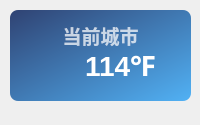
<?xml version="1.0" encoding="UTF-8"?>
<ui version="4.0">
 <class>Theme</class>
 <widget class="QWidget" name="Form">
  <property name="geometry">
   <rect>
    <x>0</x>
    <y>0</y>
    <width>200</width>
    <height>125</height>
   </rect>
  </property>
  <property name="minimumSize">
   <size>
    <width>0</width>
    <height>0</height>
   </size>
  </property>
  <property name="maximumSize">
   <size>
    <width>16777215</width>
    <height>65536</height>
   </size>
  </property>
  <property name="windowTitle">
   <string>天气</string>
  </property>
  <widget class="QLabel" name="current_city">
   <property name="geometry">
    <rect>
     <x>20</x>
     <y>20</y>
     <width>161</width>
     <height>31</height>
    </rect>
   </property>
   <property name="font">
    <font>
     <family>Microsoft YaHei UI</family>
     <pointsize>14</pointsize>
     <bold>true</bold>
    </font>
   </property>
   <property name="styleSheet">
    <string notr="true">color: rgba(255, 255, 255, 185);
font-weight: bold;</string>
   </property>
   <property name="text">
    <string>当前城市</string>
   </property>
   <property name="textFormat">
    <enum>Qt::PlainText</enum>
   </property>
   <property name="alignment">
    <set>Qt::AlignCenter</set>
   </property>
  </widget>
  <widget class="QLabel" name="backgnd">
   <property name="geometry">
    <rect>
     <x>10</x>
     <y>10</y>
     <width>181</width>
     <height>91</height>
    </rect>
   </property>
   <property name="styleSheet">
    <string notr="true">background-color: qlineargradient(spread:pad, x1:0, y1:0, x2:1, y2:1, stop:0 rgba(40, 60, 110, 245), stop:1 rgba(75, 175, 245, 245));
border-radius: 8px;
border-image: url();</string>
   </property>
   <property name="text">
    <string/>
   </property>
  </widget>
  <widget class="QWidget" name="horizontalLayoutWidget">
   <property name="geometry">
    <rect>
     <x>30</x>
     <y>10</y>
     <width>141</width>
     <height>111</height>
    </rect>
   </property>
   <layout class="QHBoxLayout" name="horizontalLayout_2">
    <item>
     <widget class="IconWidget" name="weather_icon">
      <property name="sizePolicy">
       <sizepolicy hsizetype="Maximum" vsizetype="Maximum">
        <horstretch>0</horstretch>
        <verstretch>0</verstretch>
       </sizepolicy>
      </property>
      <property name="minimumSize">
       <size>
        <width>25</width>
        <height>25</height>
       </size>
      </property>
      <property name="icon">
       <iconset>
        <normaloff>../../img/weather/0.svg</normaloff>../../img/weather/0.svg</iconset>
      </property>
     </widget>
    </item>
    <item>
     <widget class="QLabel" name="temperature">
      <property name="sizePolicy">
       <sizepolicy hsizetype="Maximum" vsizetype="Preferred">
        <horstretch>0</horstretch>
        <verstretch>0</verstretch>
       </sizepolicy>
      </property>
      <property name="font">
       <font>
        <family>Microsoft YaHei UI</family>
        <pointsize>21</pointsize>
        <bold>true</bold>
       </font>
      </property>
      <property name="styleSheet">
       <string notr="true">border: none;
color: rgba(255, 255, 255, 255);
font-weight: bold</string>
      </property>
      <property name="text">
       <string>114℉</string>
      </property>
      <property name="textFormat">
       <enum>Qt::PlainText</enum>
      </property>
      <property name="alignment">
       <set>Qt::AlignLeading|Qt::AlignLeft|Qt::AlignVCenter</set>
      </property>
     </widget>
    </item>
   </layout>
  </widget>
  <widget class="QLabel" name="img">
   <property name="geometry">
    <rect>
     <x>100</x>
     <y>10</y>
     <width>91</width>
     <height>91</height>
    </rect>
   </property>
   <property name="styleSheet">
    <string notr="true"/>
   </property>
   <property name="pixmap">
    <pixmap>img/4.png</pixmap>
   </property>
   <property name="scaledContents">
    <bool>true</bool>
   </property>
  </widget>
  <zorder>backgnd</zorder>
  <zorder>img</zorder>
  <zorder>current_city</zorder>
  <zorder>horizontalLayoutWidget</zorder>
 </widget>
 <customwidgets>
  <customwidget>
   <class>IconWidget</class>
   <extends>QWidget</extends>
   <header>qfluentwidgets</header>
  </customwidget>
 </customwidgets>
 <resources/>
 <connections/>
</ui>
